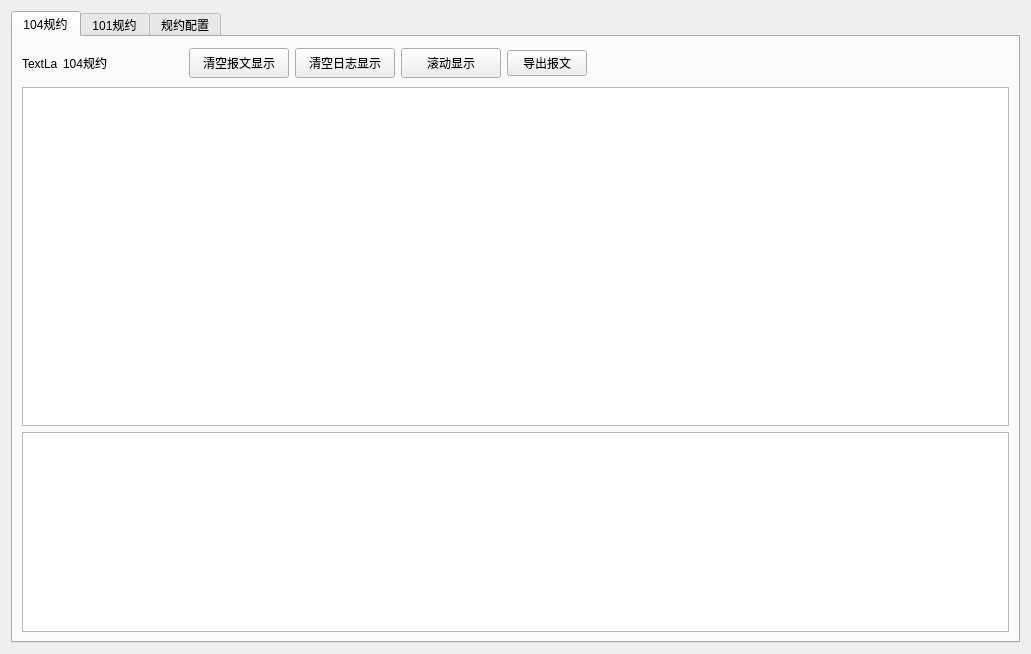
<?xml version="1.0" encoding="UTF-8"?>
<ui version="4.0">
 <class>dtucsprotocolwidget</class>
 <widget class="QWidget" name="dtucsprotocolwidget">
  <property name="geometry">
   <rect>
    <x>0</x>
    <y>0</y>
    <width>1031</width>
    <height>654</height>
   </rect>
  </property>
  <property name="windowTitle">
   <string>IEC60870-101/104规约</string>
  </property>
  <layout class="QGridLayout" name="gridLayout">
   <item row="0" column="0">
    <widget class="QTabWidget" name="tabWidget">
     <property name="currentIndex">
      <number>0</number>
     </property>
     <widget class="QWidget" name="tab_1">
      <attribute name="title">
       <string>104规约</string>
      </attribute>
      <layout class="QGridLayout" name="gridLayout_2">
       <item row="0" column="0">
        <layout class="QHBoxLayout" name="horizontalLayout">
         <item>
          <widget class="QLabel" name="led_104">
           <property name="minimumSize">
            <size>
             <width>35</width>
             <height>35</height>
            </size>
           </property>
           <property name="maximumSize">
            <size>
             <width>35</width>
             <height>35</height>
            </size>
           </property>
           <property name="text">
            <string>TextLabel</string>
           </property>
          </widget>
         </item>
         <item>
          <widget class="QLabel" name="label_104_1">
           <property name="minimumSize">
            <size>
             <width>120</width>
             <height>30</height>
            </size>
           </property>
           <property name="maximumSize">
            <size>
             <width>120</width>
             <height>30</height>
            </size>
           </property>
           <property name="text">
            <string>104规约</string>
           </property>
          </widget>
         </item>
         <item>
          <widget class="QPushButton" name="btn_clear_104_msg">
           <property name="minimumSize">
            <size>
             <width>100</width>
             <height>30</height>
            </size>
           </property>
           <property name="maximumSize">
            <size>
             <width>100</width>
             <height>30</height>
            </size>
           </property>
           <property name="text">
            <string>清空报文显示</string>
           </property>
          </widget>
         </item>
         <item>
          <widget class="QPushButton" name="btn_clear_104_log">
           <property name="minimumSize">
            <size>
             <width>100</width>
             <height>30</height>
            </size>
           </property>
           <property name="maximumSize">
            <size>
             <width>100</width>
             <height>30</height>
            </size>
           </property>
           <property name="text">
            <string>清空日志显示</string>
           </property>
          </widget>
         </item>
         <item>
          <widget class="QPushButton" name="btn_roll_104">
           <property name="minimumSize">
            <size>
             <width>100</width>
             <height>30</height>
            </size>
           </property>
           <property name="maximumSize">
            <size>
             <width>100</width>
             <height>30</height>
            </size>
           </property>
           <property name="text">
            <string>滚动显示</string>
           </property>
          </widget>
         </item>
         <item>
          <widget class="QPushButton" name="btn_save_104">
           <property name="text">
            <string>导出报文</string>
           </property>
          </widget>
         </item>
        </layout>
       </item>
       <item row="0" column="1">
        <spacer name="horizontalSpacer_2">
         <property name="orientation">
          <enum>Qt::Horizontal</enum>
         </property>
         <property name="sizeHint" stdset="0">
          <size>
           <width>487</width>
           <height>20</height>
          </size>
         </property>
        </spacer>
       </item>
       <item row="1" column="0" colspan="2">
        <widget class="QTableWidget" name="tableWidget_104"/>
       </item>
       <item row="2" column="0" colspan="2">
        <widget class="QTextBrowser" name="textBrowser_104">
         <property name="maximumSize">
          <size>
           <width>16777215</width>
           <height>200</height>
          </size>
         </property>
        </widget>
       </item>
      </layout>
     </widget>
     <widget class="QWidget" name="tab_2">
      <attribute name="title">
       <string>101规约</string>
      </attribute>
      <layout class="QGridLayout" name="gridLayout_3">
       <item row="0" column="0">
        <layout class="QHBoxLayout" name="horizontalLayout_2">
         <item>
          <widget class="QLabel" name="led_101">
           <property name="minimumSize">
            <size>
             <width>35</width>
             <height>35</height>
            </size>
           </property>
           <property name="maximumSize">
            <size>
             <width>35</width>
             <height>35</height>
            </size>
           </property>
           <property name="text">
            <string>TextLabel</string>
           </property>
          </widget>
         </item>
         <item>
          <widget class="QLabel" name="label_101_1">
           <property name="minimumSize">
            <size>
             <width>120</width>
             <height>30</height>
            </size>
           </property>
           <property name="maximumSize">
            <size>
             <width>120</width>
             <height>30</height>
            </size>
           </property>
           <property name="text">
            <string>101规约</string>
           </property>
          </widget>
         </item>
         <item>
          <widget class="QPushButton" name="btn_clear_101_msg">
           <property name="minimumSize">
            <size>
             <width>100</width>
             <height>30</height>
            </size>
           </property>
           <property name="maximumSize">
            <size>
             <width>100</width>
             <height>30</height>
            </size>
           </property>
           <property name="text">
            <string>清空报文显示</string>
           </property>
          </widget>
         </item>
         <item>
          <widget class="QPushButton" name="btn_clear_101_log">
           <property name="minimumSize">
            <size>
             <width>100</width>
             <height>30</height>
            </size>
           </property>
           <property name="maximumSize">
            <size>
             <width>100</width>
             <height>30</height>
            </size>
           </property>
           <property name="text">
            <string>清空日志显示</string>
           </property>
          </widget>
         </item>
         <item>
          <widget class="QPushButton" name="btn_roll_101">
           <property name="minimumSize">
            <size>
             <width>100</width>
             <height>30</height>
            </size>
           </property>
           <property name="maximumSize">
            <size>
             <width>100</width>
             <height>30</height>
            </size>
           </property>
           <property name="text">
            <string>滚动显示</string>
           </property>
          </widget>
         </item>
         <item>
          <widget class="QPushButton" name="btn_save_101">
           <property name="text">
            <string>导出报文</string>
           </property>
          </widget>
         </item>
        </layout>
       </item>
       <item row="0" column="1">
        <spacer name="horizontalSpacer">
         <property name="orientation">
          <enum>Qt::Horizontal</enum>
         </property>
         <property name="sizeHint" stdset="0">
          <size>
           <width>487</width>
           <height>20</height>
          </size>
         </property>
        </spacer>
       </item>
       <item row="1" column="0" colspan="2">
        <widget class="QTableWidget" name="tableWidget_101"/>
       </item>
       <item row="2" column="0" colspan="2">
        <widget class="QTextBrowser" name="textBrowser_101">
         <property name="maximumSize">
          <size>
           <width>16777215</width>
           <height>200</height>
          </size>
         </property>
        </widget>
       </item>
      </layout>
     </widget>
     <widget class="QWidget" name="tab_3">
      <attribute name="title">
       <string>规约配置</string>
      </attribute>
      <layout class="QGridLayout" name="gridLayout_6">
       <item row="0" column="0">
        <widget class="QGroupBox" name="groupBox_3">
         <property name="minimumSize">
          <size>
           <width>220</width>
           <height>60</height>
          </size>
         </property>
         <property name="maximumSize">
          <size>
           <width>220</width>
           <height>16777215</height>
          </size>
         </property>
         <property name="title">
          <string>通用配置</string>
         </property>
         <widget class="QSpinBox" name="spinBox_asdu">
          <property name="geometry">
           <rect>
            <x>140</x>
            <y>20</y>
            <width>61</width>
            <height>31</height>
           </rect>
          </property>
          <property name="alignment">
           <set>Qt::AlignCenter</set>
          </property>
          <property name="maximum">
           <number>255</number>
          </property>
          <property name="value">
           <number>1</number>
          </property>
         </widget>
         <widget class="QLabel" name="label">
          <property name="geometry">
           <rect>
            <x>20</x>
            <y>20</y>
            <width>101</width>
            <height>31</height>
           </rect>
          </property>
          <property name="text">
           <string>本机单元地址</string>
          </property>
         </widget>
        </widget>
       </item>
       <item row="0" column="2">
        <layout class="QHBoxLayout" name="horizontalLayout_3">
         <item>
          <spacer name="horizontalSpacer_4">
           <property name="orientation">
            <enum>Qt::Horizontal</enum>
           </property>
           <property name="sizeHint" stdset="0">
            <size>
             <width>40</width>
             <height>20</height>
            </size>
           </property>
          </spacer>
         </item>
         <item>
          <widget class="QPushButton" name="btn_cfg_read">
           <property name="maximumSize">
            <size>
             <width>100</width>
             <height>16777215</height>
            </size>
           </property>
           <property name="text">
            <string>读取配置</string>
           </property>
          </widget>
         </item>
         <item>
          <widget class="QPushButton" name="btn_cfg_save">
           <property name="maximumSize">
            <size>
             <width>100</width>
             <height>16777215</height>
            </size>
           </property>
           <property name="text">
            <string>保存配置</string>
           </property>
          </widget>
         </item>
         <item>
          <widget class="QPushButton" name="btn_cfg_default">
           <property name="minimumSize">
            <size>
             <width>0</width>
             <height>0</height>
            </size>
           </property>
           <property name="maximumSize">
            <size>
             <width>100</width>
             <height>16777215</height>
            </size>
           </property>
           <property name="text">
            <string>恢复默认配置</string>
           </property>
          </widget>
         </item>
        </layout>
       </item>
       <item row="1" column="0">
        <widget class="QGroupBox" name="groupBox">
         <property name="title">
          <string>104规约配置</string>
         </property>
         <layout class="QGridLayout" name="gridLayout_4">
          <item row="0" column="0">
           <widget class="QTableWidget" name="tableWidget104"/>
          </item>
         </layout>
        </widget>
       </item>
       <item row="1" column="1">
        <spacer name="horizontalSpacer_3">
         <property name="orientation">
          <enum>Qt::Horizontal</enum>
         </property>
         <property name="sizeType">
          <enum>QSizePolicy::Fixed</enum>
         </property>
         <property name="sizeHint" stdset="0">
          <size>
           <width>15</width>
           <height>20</height>
          </size>
         </property>
        </spacer>
       </item>
       <item row="1" column="2">
        <widget class="QGroupBox" name="groupBox_2">
         <property name="title">
          <string>101规约配置</string>
         </property>
         <layout class="QGridLayout" name="gridLayout_5">
          <item row="0" column="0">
           <widget class="QTableWidget" name="tableWidget101"/>
          </item>
         </layout>
        </widget>
       </item>
      </layout>
     </widget>
    </widget>
   </item>
  </layout>
 </widget>
 <resources/>
 <connections>
  <connection>
   <sender>btn_clear_101_log</sender>
   <signal>clicked()</signal>
   <receiver>textBrowser_101</receiver>
   <slot>clear()</slot>
   <hints>
    <hint type="sourcelabel">
     <x>350</x>
     <y>63</y>
    </hint>
    <hint type="destinationlabel">
     <x>267</x>
     <y>527</y>
    </hint>
   </hints>
  </connection>
  <connection>
   <sender>btn_clear_101_msg</sender>
   <signal>clicked()</signal>
   <receiver>dtucsprotocolwidget</receiver>
   <slot>clear_101()</slot>
   <hints>
    <hint type="sourcelabel">
     <x>243</x>
     <y>63</y>
    </hint>
    <hint type="destinationlabel">
     <x>515</x>
     <y>326</y>
    </hint>
   </hints>
  </connection>
  <connection>
   <sender>btn_roll_101</sender>
   <signal>clicked()</signal>
   <receiver>dtucsprotocolwidget</receiver>
   <slot>AutoScroll_101()</slot>
   <hints>
    <hint type="sourcelabel">
     <x>457</x>
     <y>63</y>
    </hint>
    <hint type="destinationlabel">
     <x>515</x>
     <y>326</y>
    </hint>
   </hints>
  </connection>
  <connection>
   <sender>btn_roll_104</sender>
   <signal>clicked()</signal>
   <receiver>dtucsprotocolwidget</receiver>
   <slot>AutoScroll_104()</slot>
   <hints>
    <hint type="sourcelabel">
     <x>457</x>
     <y>63</y>
    </hint>
    <hint type="destinationlabel">
     <x>515</x>
     <y>326</y>
    </hint>
   </hints>
  </connection>
  <connection>
   <sender>btn_clear_104_msg</sender>
   <signal>clicked()</signal>
   <receiver>dtucsprotocolwidget</receiver>
   <slot>clear_104()</slot>
   <hints>
    <hint type="sourcelabel">
     <x>243</x>
     <y>63</y>
    </hint>
    <hint type="destinationlabel">
     <x>515</x>
     <y>326</y>
    </hint>
   </hints>
  </connection>
  <connection>
   <sender>btn_clear_104_log</sender>
   <signal>clicked()</signal>
   <receiver>textBrowser_104</receiver>
   <slot>clear()</slot>
   <hints>
    <hint type="sourcelabel">
     <x>350</x>
     <y>63</y>
    </hint>
    <hint type="destinationlabel">
     <x>514</x>
     <y>527</y>
    </hint>
   </hints>
  </connection>
  <connection>
   <sender>btn_cfg_read</sender>
   <signal>clicked()</signal>
   <receiver>dtucsprotocolwidget</receiver>
   <slot>read_config()</slot>
   <hints>
    <hint type="sourcelabel">
     <x>606</x>
     <y>75</y>
    </hint>
    <hint type="destinationlabel">
     <x>515</x>
     <y>326</y>
    </hint>
   </hints>
  </connection>
  <connection>
   <sender>btn_cfg_save</sender>
   <signal>clicked()</signal>
   <receiver>dtucsprotocolwidget</receiver>
   <slot>save_config()</slot>
   <hints>
    <hint type="sourcelabel">
     <x>766</x>
     <y>75</y>
    </hint>
    <hint type="destinationlabel">
     <x>515</x>
     <y>326</y>
    </hint>
   </hints>
  </connection>
  <connection>
   <sender>btn_cfg_default</sender>
   <signal>clicked()</signal>
   <receiver>dtucsprotocolwidget</receiver>
   <slot>default_config()</slot>
   <hints>
    <hint type="sourcelabel">
     <x>927</x>
     <y>75</y>
    </hint>
    <hint type="destinationlabel">
     <x>515</x>
     <y>326</y>
    </hint>
   </hints>
  </connection>
  <connection>
   <sender>tableWidget_104</sender>
   <signal>cellDoubleClicked(int,int)</signal>
   <receiver>dtucsprotocolwidget</receiver>
   <slot>explain_104(int,int)</slot>
   <hints>
    <hint type="sourcelabel">
     <x>514</x>
     <y>255</y>
    </hint>
    <hint type="destinationlabel">
     <x>515</x>
     <y>326</y>
    </hint>
   </hints>
  </connection>
  <connection>
   <sender>tableWidget_101</sender>
   <signal>cellDoubleClicked(int,int)</signal>
   <receiver>dtucsprotocolwidget</receiver>
   <slot>explain_101(int,int)</slot>
   <hints>
    <hint type="sourcelabel">
     <x>514</x>
     <y>255</y>
    </hint>
    <hint type="destinationlabel">
     <x>515</x>
     <y>326</y>
    </hint>
   </hints>
  </connection>
  <connection>
   <sender>btn_save_104</sender>
   <signal>clicked()</signal>
   <receiver>dtucsprotocolwidget</receiver>
   <slot>save_file_104()</slot>
   <hints>
    <hint type="sourcelabel">
     <x>561</x>
     <y>63</y>
    </hint>
    <hint type="destinationlabel">
     <x>515</x>
     <y>326</y>
    </hint>
   </hints>
  </connection>
  <connection>
   <sender>btn_save_101</sender>
   <signal>clicked()</signal>
   <receiver>dtucsprotocolwidget</receiver>
   <slot>save_file_101()</slot>
   <hints>
    <hint type="sourcelabel">
     <x>561</x>
     <y>63</y>
    </hint>
    <hint type="destinationlabel">
     <x>515</x>
     <y>326</y>
    </hint>
   </hints>
  </connection>
 </connections>
 <slots>
  <slot>clear_101()</slot>
  <slot>clear_104()</slot>
  <slot>AutoScroll_101()</slot>
  <slot>AutoScroll_104()</slot>
  <slot>read_config()</slot>
  <slot>save_config()</slot>
  <slot>default_config()</slot>
  <slot>explain_101(int,int)</slot>
  <slot>explain_104(int,int)</slot>
  <slot>save_file_104()</slot>
  <slot>save_file_101()</slot>
 </slots>
</ui>
